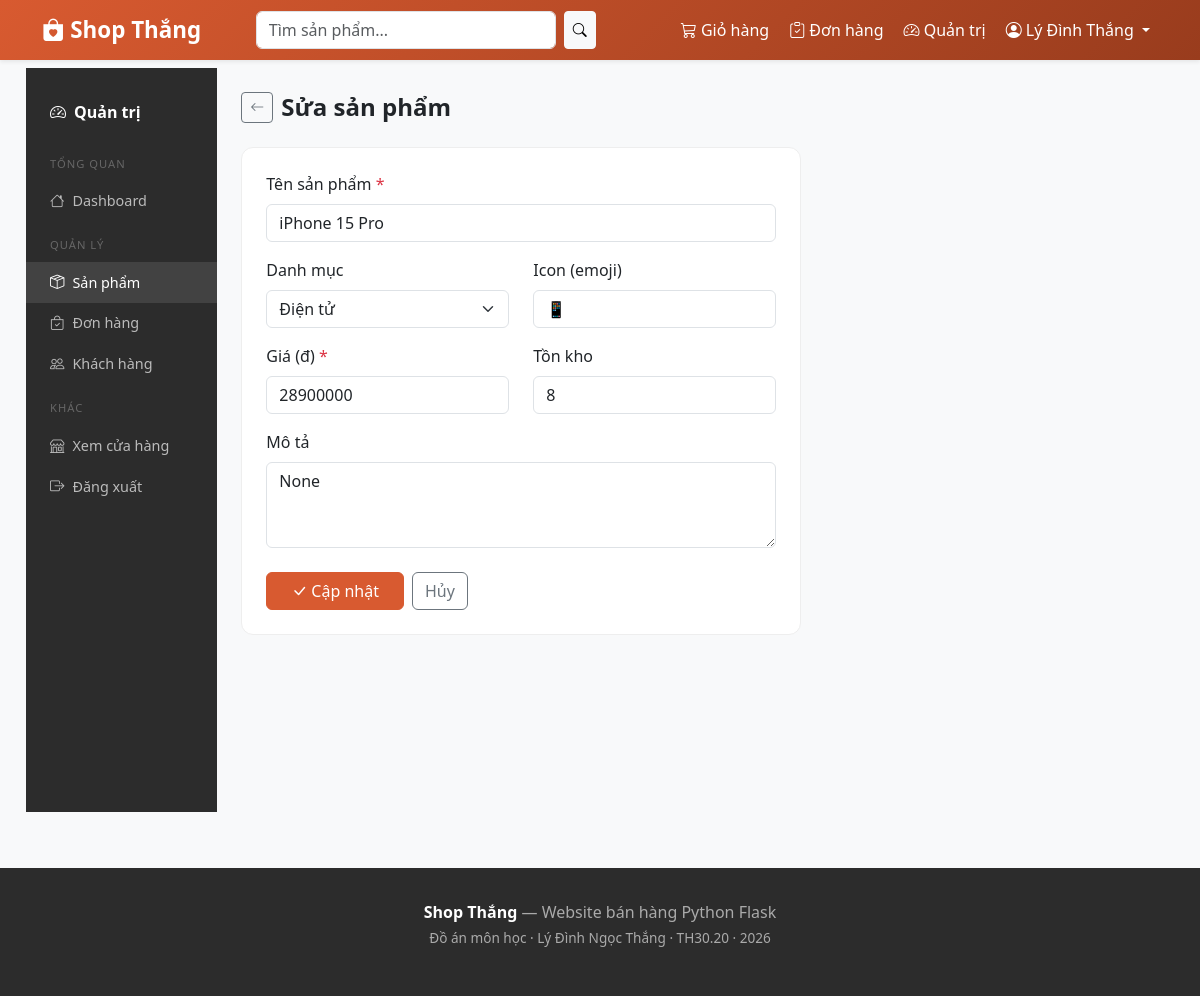
Page /admin/products/edit/2 (signed in) on the committed database.
### tables this page shows
CREATE TABLE products (
            id INTEGER PRIMARY KEY AUTOINCREMENT,
            name TEXT NOT NULL,
            category TEXT NOT NULL,
            price INTEGER NOT NULL,
            stock INTEGER DEFAULT 0,
            icon TEXT DEFAULT '📦',
            description TEXT,
            created_at TEXT DEFAULT CURRENT_TIMESTAMP
        );

### app.py (the view, shortened to what this page needs)
@app.route('/admin/products/edit/<int:pid>', methods=['GET', 'POST'])
@login_required
@admin_required
def admin_edit_product(pid):
    conn = get_db()
    product = conn.execute('SELECT * FROM products WHERE id=?', (pid,)).fetchone()
    if not product:
        flash('Sản phẩm không tồn tại!', 'danger')
        return redirect(url_for('admin_products'))
    conn.close()
    return render_template('admin/product_form.html', product=product)

### app.py (called while the page is built)
def get_db():
    conn = sqlite3.connect(DB_PATH)
    conn.row_factory = sqlite3.Row
    return conn

def login_required(f):
    @wraps(f)
    def decorated(*args, **kwargs):
        if 'user_id' not in session:
            flash('Vui lòng đăng nhập!', 'warning')
            return redirect(url_for('login'))
        return f(*args, **kwargs)
    return decorated

def admin_required(f):
    @wraps(f)
    def decorated(*args, **kwargs):
        if session.get('role') != 'admin':
            flash('Bạn không có quyền truy cập!', 'danger')
            return redirect(url_for('index'))
        return f(*args, **kwargs)
    return decorated

### templates/admin/product_form.html (shortened to what this page needs)
{% extends "admin/base_admin.html" %}
{% block admin_content %}
<div class="d-flex align-items-center gap-2 mb-4">
  <a href="/admin/products" class="btn btn-outline-secondary btn-sm"><i class="bi bi-arrow-left"></i></a>
  <h4 class="fw-bold mb-0">{{ 'Sửa sản phẩm' if product else 'Thêm sản phẩm mới' }}</h4>
</div>
<div class="card p-4" style="max-width:560px">
  <form method="post">
    <div class="mb-3">
      <label class="form-label fw-medium">Tên sản phẩm <span class="text-danger">*</span></label>
      <input type="text" name="name" class="form-control" value="{{ product['name'] if product else '' }}" required>
    </div>
    <div class="row mb-3">
      <div class="col">
        <label class="form-label fw-medium">Danh mục</label>
        <select name="category" class="form-select">
          {% for cat in ['Điện tử','Thời trang','Gia dụng','Thực phẩm','Sách'] %}
            <option {{ 'selected' if product and product['category']==cat }}>{{ cat }}</option>
          {% endfor %}
        </select>
      </div>
      <div class="col">
        <label class="form-label fw-medium">Icon (emoji)</label>
        <input type="text" name="icon" class="form-control" value="{{ product['icon'] if product else '📦' }}" maxlength="4">
      </div>
    </div>
    <div class="row mb-3">
      <div class="col">
        <label class="form-label fw-medium">Giá (đ) <span class="text-danger">*</span></label>
        <input type="number" name="price" class="form-control" value="{{ product['price'] if product else '' }}" required min="0">
      </div>
      <div class="col">
        <label class="form-label fw-medium">Tồn kho</label>
        <input type="number" name="stock" class="form-control" value="{{ product['stock'] if product else 0 }}" min="0">
      </div>
    </div>
    <div class="mb-4">
      <label class="form-label fw-medium">Mô tả</label>
      <textarea name="description" class="form-control" rows="3">{{ product['description'] if product else '' }}</textarea>
    </div>
    <div class="d-flex gap-2">
      <button type="submit" class="btn btn-primary px-4">
        <i class="bi bi-check-lg me-1"></i>{{ 'Cập nhật' if product else 'Thêm sản phẩm' }}
      </button>
      <a href="/admin/products" class="btn btn-outline-secondary">Hủy</a>
    </div>
  </form>
</div>
{% endblock %}

### templates/base.html (style rules this page uses)
body { background: #f8f9fa; font-family: 'Segoe UI', sans-serif; }
.btn-primary { background: #D85A30; border-color: #D85A30; }
.card { border: 1px solid #eee; border-radius: 12px; transition: box-shadow .2s; }

### rows in the picture
products: name "iPhone 15 Pro", icon "📱", price "28900000", stock "8"

### other values in the picture
{{ session.fullname }} "Lý Đình Thắng"
{{ 'Sửa sản phẩm' if product else 'Thêm sản phẩm mới' }} "Sửa sản phẩm"
{{ 'Cập nhật' if product else 'Thêm sản phẩm' }} "Cập nhật"
form field category "Điện tử"
